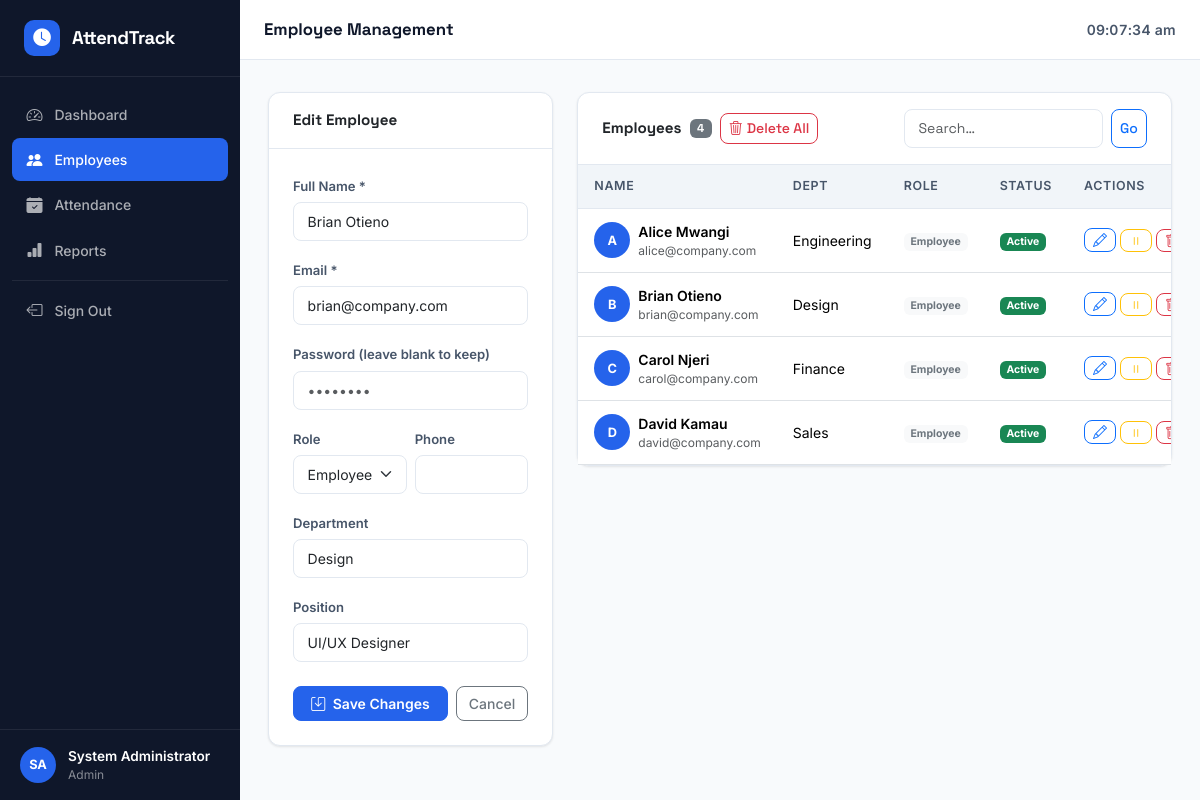
/admin/employees.php?edit=3 (signed in), run on the app's committed database.
### tables this page shows
CREATE TABLE IF NOT EXISTS users (
  id          INT UNSIGNED AUTO_INCREMENT PRIMARY KEY,
  full_name   VARCHAR(120)  NOT NULL,
  email       VARCHAR(180)  NOT NULL UNIQUE,
  password    VARCHAR(255)  NOT NULL,
  role        ENUM('admin','employee') NOT NULL DEFAULT 'employee',
  department  VARCHAR(100)  DEFAULT NULL,
  position    VARCHAR(100)  DEFAULT NULL,
  phone       VARCHAR(30)   DEFAULT NULL,
  avatar      VARCHAR(255)  DEFAULT NULL,
  is_active   TINYINT(1)   NOT NULL DEFAULT 1,
  created_at  DATETIME     NOT NULL DEFAULT CURRENT_TIMESTAMP,
  updated_at  DATETIME     NOT NULL DEFAULT CURRENT_TIMESTAMP ON UPDATE CURRENT_TIMESTAMP
);

### includes/auth.php (called while the page is built, shortened)
<?php
require_once __DIR__ . '/db.php';
function is_logged_in(): bool {
    return !empty($_SESSION['logged_in']) && !empty($_SESSION['user_id']);
}
function current_user_id(): int {
    return (int)($_SESSION['user_id'] ?? 0);
}
function current_user(): array {
    $stmt = db_query(
        'SELECT id, full_name, email, role, department, position, avatar FROM users WHERE id = ? LIMIT 1',
        [current_user_id()]
    );
    return $stmt->fetch() ?: [];
}

### includes/db.php (called while the page is built, shortened)
<?php
class DB {
    private static ?PDO $instance = null;
    public static function get(): PDO {
        if (self::$instance === null) {
            $dsn = sprintf(
                'mysql:host=%s;port=%s;dbname=%s;charset=%s',
                DB_HOST, DB_PORT, DB_NAME, DB_CHARSET
            );
            $options = [
                PDO::ATTR_ERRMODE            => PDO::ERRMODE_EXCEPTION,
                PDO::ATTR_DEFAULT_FETCH_MODE => PDO::FETCH_ASSOC,
                PDO::ATTR_EMULATE_PREPARES   => false,
            ];
            try {
                self::$instance = new PDO($dsn, DB_USER, DB_PASS, $options);
            } catch (PDOException $e) {
                error_log('DB Connection failed: ' . $e->getMessage());
                die(json_encode(['error' => 'Database connection failed.']));
            }
        }
        return self::$instance;
    }
}
function db_query(string $sql, array $params = []): PDOStatement {
    $stmt = DB::get()->prepare($sql);
    $stmt->execute($params);
    return $stmt;
}

### admin/employees.php (the view, shortened to what this page needs)
<?php
require_once __DIR__ . '/../includes/auth.php';
$pageTitle = 'Employee Management';
$activeNav = 'emp';
$search    = trim($_GET['q'] ?? '');
$employees = db_query(
    "SELECT * FROM users WHERE role='employee' AND (full_name LIKE ? OR email LIKE ? OR department LIKE ?) ORDER BY full_name",
    ["%$search%", "%$search%", "%$search%"]
)->fetchAll();
$editing = null;
if (isset($_GET['edit'])) {
    $editing = db_query('SELECT * FROM users WHERE id=?', [(int)$_GET['edit']])->fetch();
}
include __DIR__ . '/../includes/header.php';
?>
<div class="content-inner">
  <div class="row g-4">
    <div class="col-lg-4">
      <div class="card">
        <div class="card-header"><?= $editing ? 'Edit Employee' : 'Add New Employee' ?></div>
        <div class="card-body">
          <form method="post">
            <div class="mb-3">
              <label class="form-label">Full Name *</label>
              <input type="text" name="full_name" class="form-control" required
                value="<?= htmlspecialchars($editing['full_name'] ?? '') ?>">
            </div>
            <div class="mb-3">
              <label class="form-label">Email *</label>
              <input type="email" name="email" class="form-control" required
                value="<?= htmlspecialchars($editing['email'] ?? '') ?>">
            </div>
            <div class="mb-3">
              <label class="form-label">Password <?= $editing ? '(leave blank to keep)' : '*' ?></label>
              <input type="password" name="password" class="form-control" placeholder="••••••••"
                <?= $editing ? '' : 'required' ?>>
            </div>
            <div class="row g-2 mb-3">
              <div class="col-6">
                <label class="form-label">Role</label>
                <select name="role" class="form-select">
                  <option value="employee" <?= ($editing['role'] ?? '') !== 'admin' ? 'selected' : '' ?>>Employee</option>
                </select>
              </div>
              <div class="col-6">
                <label class="form-label">Phone</label>
                <input type="tel" name="phone" class="form-control"
                  value="<?= htmlspecialchars($editing['phone'] ?? '') ?>">
              </div>
            </div>
            <div class="mb-3">
              <label class="form-label">Department</label>
              <input type="text" name="department" class="form-control"
                value="<?= htmlspecialchars($editing['department'] ?? '') ?>">
            </div>
            <div class="mb-4">
              <label class="form-label">Position</label>
              <input type="text" name="position" class="form-control"
                value="<?= htmlspecialchars($editing['position'] ?? '') ?>">
            </div>
            <div class="d-flex gap-2">
              <button type="submit" class="btn btn-primary flex-fill fw-600">
                <i class="bi bi-<?= $editing ? 'save' : 'person-plus' ?> me-1"></i>
                <?= $editing ? 'Save Changes' : 'Add Employee' ?>
              </button>
              <?php if ($editing): ?>
                <a href="<?= BASE_URL ?>/admin/employees.php" class="btn btn-outline-secondary">Cancel</a>
              <?php endif; ?>
            </div>
          </form>
        </div>
      </div>
    </div>
    <div class="col-lg-8">
      <div class="card">
        <div class="card-header d-flex justify-content-between align-items-center gap-2 flex-wrap">
          <div class="d-flex align-items-center gap-2 flex-wrap">
            Employees <span class="badge bg-secondary"><?= count($employees) ?></span>
            <?php if (!empty($employees)): ?>
              <form method="post" class="d-inline delete-all-form" onsubmit="return confirmDeleteAll()">
                <button type="submit" class="btn btn-sm btn-outline-danger">
                  <i class="bi bi-trash3 me-1"></i>Delete All
                </button>
              </form>
            <?php endif; ?>
          </div>
          <form method="get" class="d-flex gap-2 ms-auto">
            <input type="text" name="q" value="<?= htmlspecialchars($search) ?>"
              class="form-control form-control-sm" placeholder="Search…" style="min-width:140px">
            <button type="submit" class="btn btn-sm btn-outline-primary">Go</button>
          </form>
        </div>
        <div class="card-body p-0">
          <div class="table-responsive">
            <table class="table table-hover mb-0">
              <thead><tr>
                <th>Name</th><th>Dept</th><th>Role</th><th>Status</th><th>Actions</th>
              </tr></thead>
              <tbody>
                <?php if (empty($employees)): ?>
                  <tr><td colspan="5" class="text-center text-muted py-4">No employees found.</td></tr>
                <?php else: ?>
                <?php foreach ($employees as $e): ?>
                  <tr>
                    <td>
                      <div class="d-flex align-items-center gap-2">
                        <div class="avatar-sm" style="background:var(--brand-primary)">
                          <?= strtoupper(substr($e['full_name'], 0, 1)) ?>
                        </div>
                        <div>
                          <div class="fw-600"><?= htmlspecialchars($e['full_name']) ?></div>
                          <div class="text-muted" style="font-size:.75rem"><?= htmlspecialchars($e['email']) ?></div>
                        </div>
                      </div>
                    </td>
                    <td><?= htmlspecialchars($e['department'] ?? '—') ?></td>
                    <td><span class="badge <?= $e['role']==='admin'?'bg-primary':'bg-light text-secondary' ?>"><?= ucfirst($e['role']) ?></span></td>
                    <td>
                      <span class="badge <?= $e['is_active'] ? 'bg-success' : 'bg-secondary' ?>">
                        <?= $e['is_active'] ? 'Active' : 'Inactive' ?>
                      </span>
                    </td>
                    <td>
                      <div class="d-flex gap-1">
                        <a href="?edit=<?= $e['id'] ?>" class="btn btn-sm btn-outline-primary py-0 px-2">
                          <i class="bi bi-pencil"></i>
                        </a>
                        <form method="post" class="d-inline">
                          <button class="btn btn-sm <?= $e['is_active']?'btn-outline-warning':'btn-outline-success' ?> py-0 px-2">
                            <i class="bi bi-<?= $e['is_active']?'pause':'play' ?>"></i>
                          </button>
                        </form>
                        <form method="post" class="d-inline">
                          <button class="btn btn-sm btn-outline-danger py-0 px-2"
                            data-confirm="Delete <?= htmlspecialchars($e['full_name']) ?>? This cannot be undone.">
                            <i class="bi bi-trash"></i>
                          </button>
                        </form>
                      </div>
                    </td>
                  </tr>
                <?php endforeach; ?>
                <?php endif; ?>
              </tbody>
            </table>
          </div>
        </div>
      </div>
    </div>
  </div>
</div>
<?php include __DIR__ . '/../includes/footer.php'; ?>

### includes/header.php (shortened to what this page needs)
<?php
require_once __DIR__ . '/auth.php';
$user = current_user();
$role = $user['role'] ?? 'employee';
$fullName = $user['full_name'] ?? 'User';
$nameParts = array_filter(explode(' ', $fullName));
$initials = !empty($nameParts)
    ? implode('', array_map(fn($w) => strtoupper(mb_substr($w, 0, 1)), array_slice($nameParts, 0, 2)))
    : 'U';
?>
<!doctype html>
<html lang="en" data-bs-theme="light">
<head>
  <link href="https://cdn.jsdelivr.net/npm/bootstrap@5.3.3/dist/css/bootstrap.min.css" rel="stylesheet">
  <link href="https://cdn.jsdelivr.net/npm/bootstrap-icons@1.11.3/font/bootstrap-icons.min.css" rel="stylesheet">
  <link href="<?= BASE_URL ?>/assets/css/app.css" rel="stylesheet">
</head>
<body>
<div class="sidebar" id="sidebar">
  <div class="sidebar-brand">
    <span class="brand-icon"><i class="bi bi-clock-fill"></i></span>
    <span class="brand-text"><?= APP_NAME ?></span>
  </div>
  <nav class="sidebar-nav">
    <?php if ($role === 'admin'): ?>
      <a href="<?= BASE_URL ?>/admin/dashboard.php" class="nav-link <?= ($activeNav??'')==='dash'?'active':'' ?>">
        <i class="bi bi-speedometer2"></i> Dashboard
      </a>
      <a href="<?= BASE_URL ?>/admin/employees.php" class="nav-link <?= ($activeNav??'')==='emp'?'active':'' ?>">
        <i class="bi bi-people-fill"></i> Employees
      </a>
      <a href="<?= BASE_URL ?>/admin/attendance.php" class="nav-link <?= ($activeNav??'')==='att'?'active':'' ?>">
        <i class="bi bi-calendar-check-fill"></i> Attendance
      </a>
      <a href="<?= BASE_URL ?>/admin/reports.php" class="nav-link <?= ($activeNav??'')==='rep'?'active':'' ?>">
        <i class="bi bi-bar-chart-fill"></i> Reports
      </a>
      <div class="nav-divider"></div>
    <?php endif; ?>
    <a href="<?= BASE_URL ?>/api/logout.php" class="nav-link nav-link-danger">
      <i class="bi bi-box-arrow-left"></i> Sign Out
    </a>
  </nav>
  <div class="sidebar-footer">
    <div class="user-chip">
      <div class="avatar-sm"><?= $initials ?></div>
      <div class="user-info">
        <div class="user-name"><?= htmlspecialchars($user['full_name'] ?? '') ?></div>
        <div class="user-role"><?= ucfirst($role) ?></div>
      </div>
    </div>
  </div>
</div>
<div class="topbar">
  <div class="topbar-title"><?= htmlspecialchars($pageTitle ?? '') ?></div>
  <div class="topbar-right">
    <span class="live-clock" id="liveClock"></span>
  </div>
</div>
<main class="main-content">

### assets/css/app.css (style rules this page uses)
:root { --brand-primary: #2563EB; --brand-accent: #10B981; --brand-warn: #F59E0B; --brand-danger: #EF4444; --surface-0: #F8FAFC; --surface-1: #FFFFFF; --surface-2: #F1F5F9; --border: #E2E8F0; --text-primary: #0F172A; --text-secondary: #475569; --text-muted: #94A3B8; --sidebar-w: 240px; --topbar-h: 60px; --radius: 12px; --radius-sm: 8px; --shadow-sm: 0 1px 3px rgba(0,0,0,.06), 0 1px 2px rgba(0,0,0,.04); --shadow-md: 0 4px 16px rgba(0,0,0,.08); --transition: .18s ease; }
*, *::before, *::after { box-sizing: border-box; }
body { font-family: 'Inter', system-ui, sans-serif; background: var(--surface-0); color: var(--text-primary); margin: 0; overflow-x: hidden; }
.sidebar { position: fixed; inset: 0 auto 0 0; width: var(--sidebar-w); background: var(--text-primary); display: flex; flex-direction: column; z-index: 1040; transition: transform var(--transition); }
.sidebar-brand { display: flex; align-items: center; gap: .75rem; padding: 1.25rem 1.5rem; border-bottom: 1px solid rgba(255,255,255,.08); }
.brand-icon { width: 36px; height: 36px; border-radius: 10px; background: var(--brand-primary); display: grid; place-items: center; color: #fff; font-size: 1.1rem; }
.brand-text { font-family: 'Space Grotesk', sans-serif; font-weight: 700; font-size: 1.15rem; color: #fff; letter-spacing: -.02em; }
.sidebar-nav { flex: 1; padding: 1rem .75rem; overflow-y: auto; }
.sidebar-nav .nav-link { display: flex; align-items: center; gap: .75rem; padding: .6rem .9rem; border-radius: var(--radius-sm); color: rgba(255,255,255,.65); font-size: .875rem; font-weight: 500; text-decoration: none; transition: background var(--transition), color var(--transition); margin-bottom: 2px; }
.sidebar-nav .nav-link i { font-size: 1rem; flex-shrink: 0; }
.sidebar-nav .nav-link:hover, .sidebar-nav .nav-link.active { background: rgba(255,255,255,.1); color: #fff; }
.sidebar-nav .nav-link.active { background: var(--brand-primary); }
.nav-divider { height: 1px; background: rgba(255,255,255,.08); margin: .5rem 0; }
.sidebar-footer { padding: 1rem 1.25rem; border-top: 1px solid rgba(255,255,255,.08); }
.user-chip { display: flex; align-items: center; gap: .75rem; }
.avatar-sm { width: 36px; height: 36px; border-radius: 50%; background: var(--brand-primary); color: #fff; font-size: .8rem; font-weight: 700; display: grid; place-items: center; flex-shrink: 0; }
.user-info .user-name { color: #fff; font-size: .85rem; font-weight: 600; }
.user-info .user-role { color: rgba(255,255,255,.5); font-size: .75rem; }
.topbar { position: fixed; top: 0; left: var(--sidebar-w); right: 0; height: var(--topbar-h); background: var(--surface-1); border-bottom: 1px solid var(--border); display: flex; align-items: center; padding: 0 1.5rem; gap: 1rem; z-index: 1030; }
.topbar-title { font-family: 'Space Grotesk', sans-serif; font-weight: 700; font-size: 1.05rem; color: var(--text-primary); flex: 1; }
.topbar-right { display: flex; align-items: center; gap: 1rem; }
.live-clock { font-variant-numeric: tabular-nums; font-size: .875rem; font-weight: 600; color: var(--text-secondary); letter-spacing: .02em; }
.main-content { margin-left: var(--sidebar-w); padding-top: var(--topbar-h); min-height: 100vh; }
.content-inner { padding: 2rem 1.75rem; max-width: 1300px; }
.card { background: var(--surface-1); border: 1px solid var(--border); border-radius: var(--radius); box-shadow: var(--shadow-sm); }
.card-header { background: transparent; border-bottom: 1px solid var(--border); padding: 1rem 1.5rem; font-family: 'Space Grotesk', sans-serif; font-weight: 700; font-size: .95rem; }
.card-body { padding: 1.5rem; }
.table { font-size: .875rem; }
.table thead th { font-weight: 600; color: var(--text-secondary); font-size: .78rem; text-transform: uppercase; letter-spacing: .05em; background: var(--surface-2); border-bottom: 1px solid var(--border); padding: .75rem 1rem; }
.table tbody td { padding: .75rem 1rem; vertical-align: middle; }
.form-control, .form-select { border: 1px solid var(--border); border-radius: var(--radius-sm); font-size: .875rem; padding: .5rem .85rem; transition: border-color var(--transition), box-shadow var(--transition); }
.form-label { font-size: .82rem; font-weight: 600; color: var(--text-secondary); margin-bottom: .35rem; }
.btn { border-radius: var(--radius-sm); font-weight: 500; font-size: .875rem; }
.btn-primary { background: var(--brand-primary); border-color: var(--brand-primary); }
.fw-600 { font-weight: 600; }

### data on the page
users: full_name "SA", full_name "System Administrator", role "Admin"
users: full_name "Brian Otieno", email "brian@company.com", role "Employee", department "Design", position "UI/UX Designer", full_name "B", is_active "Active"
users: full_name "A", full_name "Alice Mwangi", email "alice@company.com", department "Engineering", role "Employee", is_active "Active"
users: full_name "C", full_name "Carol Njeri", email "carol@company.com", department "Finance", role "Employee", is_active "Active"
users: full_name "D", full_name "David Kamau", email "david@company.com", department "Sales", role "Employee", is_active "Active"

### other printed values
APP_NAME "AttendTrack"
$pageTitle "Employee Management"
count($employees) "4"
